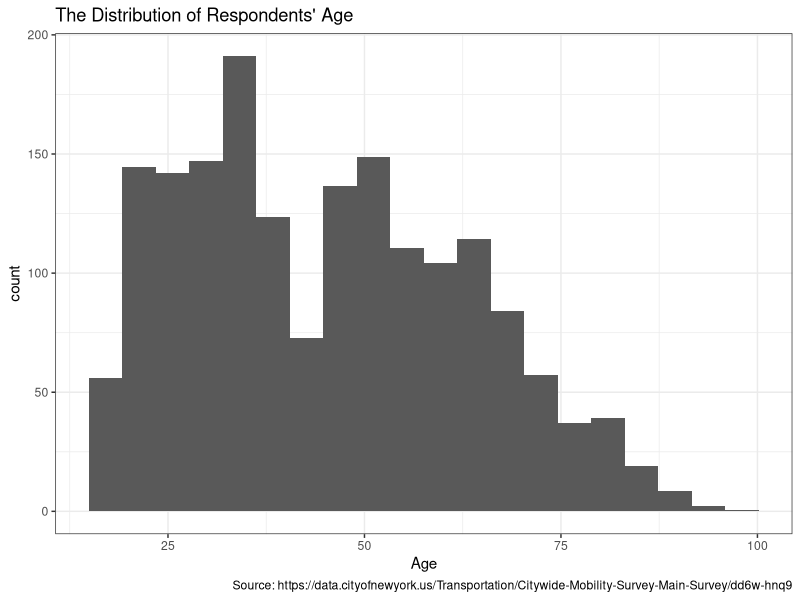
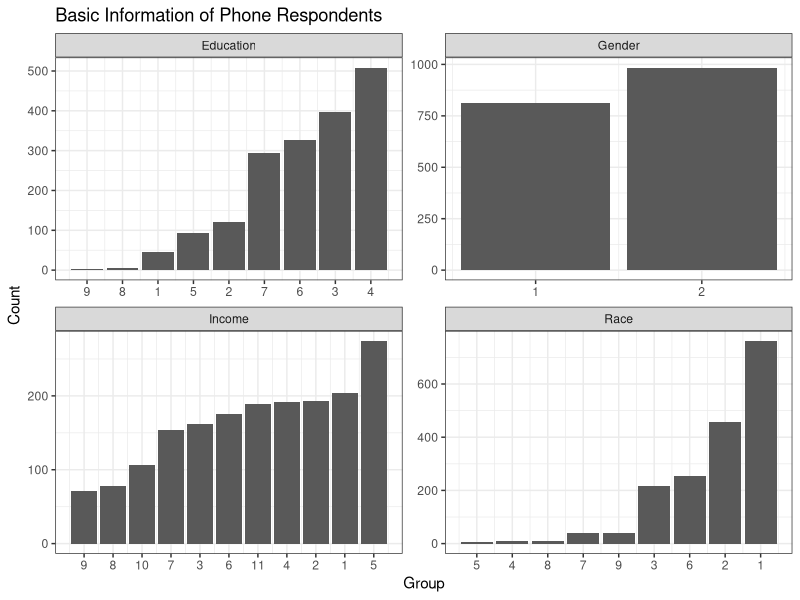
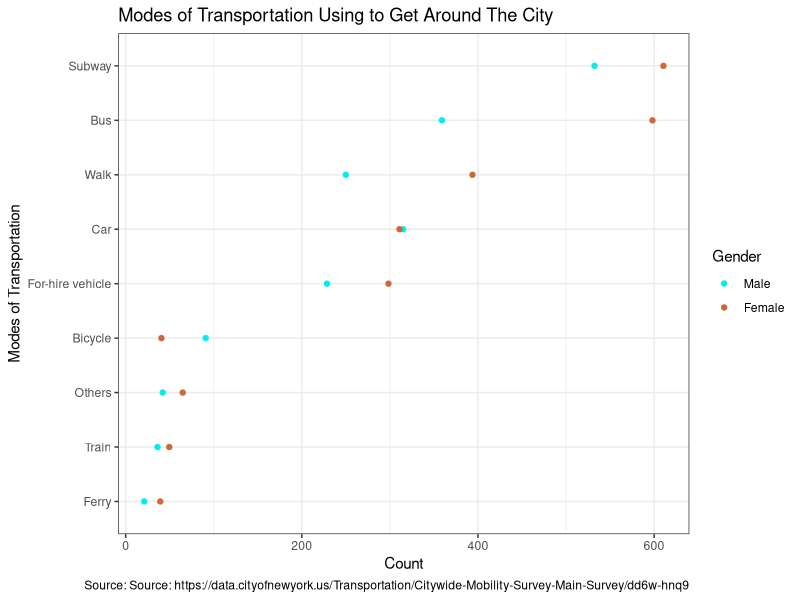
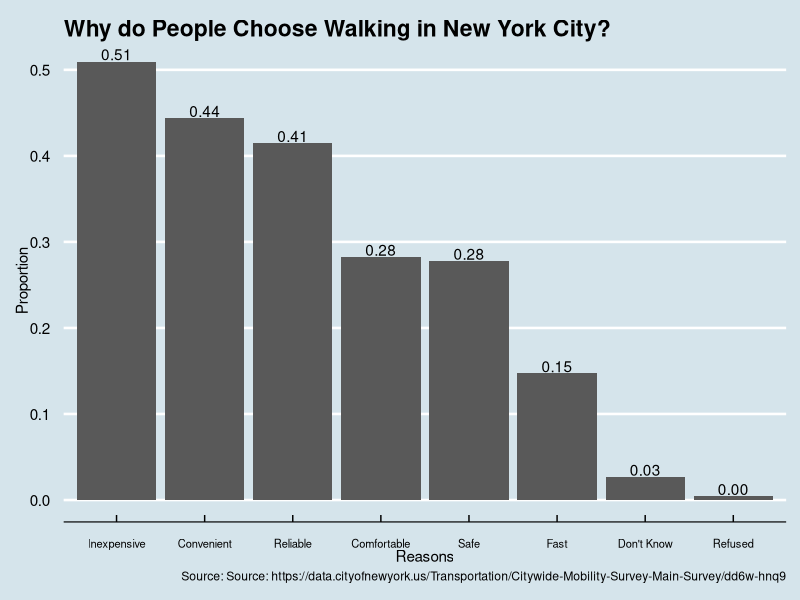
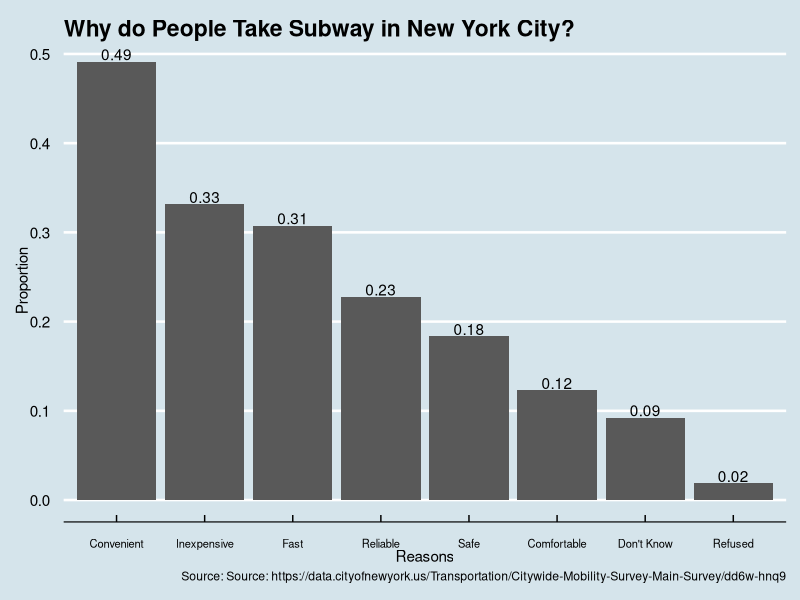
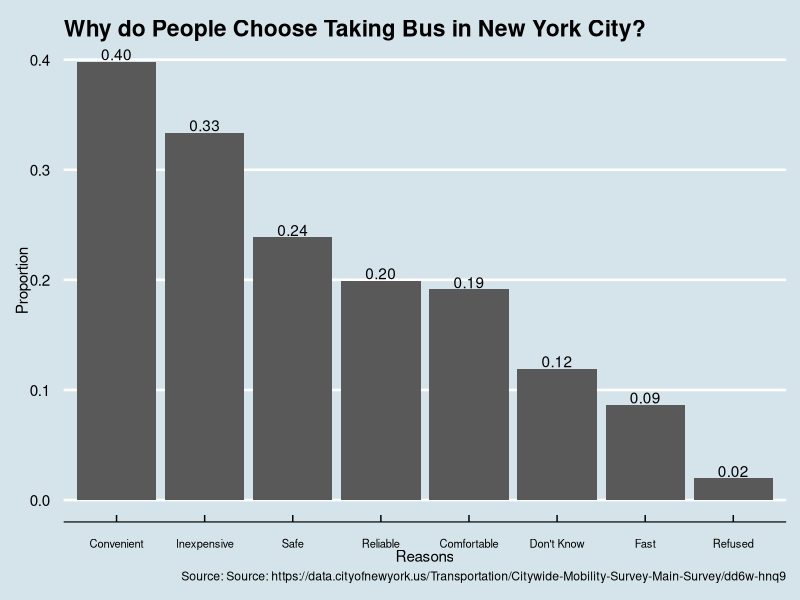

Write the R code that produced these figures, in order.
## ---- chunk 1
library(tidyverse)

# Import the raw dataset.
raw_data <- read.csv("data/raw_survey_data.csv") %>%
  # Filter out the observations obtained via online survey.
  filter(Job == 1 & qgender %in% c(1, 2))  
raw_data1 <- raw_data[,-c(1:5)]  # Remove the columns we do not need.
cols <- c(3, 5, 9, 10)
raw_data1[c(3, 5, 9, 10)] <- lapply(raw_data1[cols], factor)

# Select columns containing basic information of respondents.
subset1 <- subset(raw_data1, select = c(3, 5, 9, 10, 445))
colnames(subset1) <- c("Gender", "Race", "Education", "Income", "weight")

# Plot the distribution of respondents' age.
raw_data1 %>%
  filter(qage != 999) %>%
  ggplot(aes(qage, weight = allwt)) + 
  geom_histogram(bins = 20) +
  labs(x = "Age", title = "The Distribution of Respondents' Age", 
       caption = "Source: https://data.cityofnewyork.us/Transportation/Citywide-Mobility-Survey-Main-Survey/dd6w-hnq9") +
  theme_bw()

# Tidy data and reorder the factors.
subset1 <- subset1 %>%
  gather(key = "Info", value = "group", -weight)

subset1 <- subset1 %>%
  group_by(Info, group) %>%
  summarise(weighted = sum(weight)) %>%
  ungroup() %>%
  arrange(Info, weighted) %>%
  mutate(order = row_number())

# Visualize other basic information.
ggplot(subset1, aes(order, weighted)) +
  geom_bar(stat = "identity", show.legend = FALSE) +
  facet_wrap(. ~ Info, scales = "free") +
  scale_x_continuous(breaks = subset1$order,
                     labels = subset1$group) +
  ggtitle("Basic Information of Phone Respondents") +
  xlab("Group") +
  ylab("Count") +
  theme_bw(11)
## ---- chunk 2
# Age & Travel habits
df1 <- subset(raw_data1, select = c(1, 3, 4, 18:43, 445))
colnames(df1) <- c("id", "Gender", "Age", "Walk", "Subway", "Local bus", 
                   "Select bus service", "Express bus", "Path train", 
                   "Staten island ferry", "Other ferry", "Commuter rail", 
                   "Paratransit/ Access-a-ride", "Personal car", "Carshare", 
                   "Carpool", "Motorcycle", "Yellow taxi", "Green taxi", 
                   "Ride-hail service", "Shared-ride service", "Car service", 
                   "Community van/ dollar van", "Personal bicycle", "Citi Bike", 
                   "Electric bicycle", "Other", "Don’t know", "Refused", "weight")

df1 <- df1 %>%
  mutate(Walk = Walk * weight,
         Subway = Subway * weight,
         `Local bus` = `Local bus` * weight,
         `Select bus service` = `Select bus service` * weight,
         `Express bus` = `Express bus` * weight,
         `Path train` = `Path train` * weight,
         `Staten island ferry` = `Staten island ferry` * weight,
         `Other ferry` = `Other ferry` * weight,
         `Commuter rail` = `Commuter rail` * weight,
         `Paratransit/ Access-a-ride` = `Paratransit/ Access-a-ride` * weight,
         `Personal car` = `Personal car` * weight,
         Carshare = Carshare * weight,
         Carpool = Carpool * weight,
         Motorcycle = Motorcycle * weight,
         `Yellow taxi` = `Yellow taxi` * weight,
         `Green taxi` = `Green taxi` * weight,
         `Ride-hail service` = `Ride-hail service` * weight,
         `Shared-ride service` = `Shared-ride service` * weight,
         `Car service` = `Car service` * weight,
         `Community van/ dollar van` = `Community van/ dollar van` * weight,
         `Personal bicycle` = `Personal bicycle` * weight,
         `Citi Bike` = `Citi Bike` * weight,
         `Electric bicycle` = `Electric bicycle` * weight,
         Other = Other * weight,
         `Don’t know` = `Don’t know` * weight,
         Refused = Refused * weight)

df1 <- df1[-c(30)] %>%
  gather(key = "Transportation", value = "Value", -c(id, Gender, Age))

df1$Transportation[df1$Transportation == "Local bus"] <- "Bus"
df1$Transportation[df1$Transportation %in% 
                     c("Local bus", "Select bus service", 
                       "Express bus")] <- "Bus"
df1$Transportation[df1$Transportation %in% 
                     c("Path train", "Commuter rail")] <- "Train"
df1$Transportation[df1$Transportation %in% 
                     c("Staten island ferry", 
                       "Other ferry")] <- "Ferry"
df1$Transportation[df1$Transportation %in%
                     c("Paratransit/ Access-a-ride", "Yellow taxi", 
                       "Green taxi", "Ride-hail service", 
                       "Shared-ride service", 
                       "Car service", 
                      "Community van/ dollar van")] <- "For-hire vehicle"
df1$Transportation[df1$Transportation %in% 
                     c("Personal car", "Carshare", 
                       "Carpool", "Motorcycle")] <- "Car"
df1$Transportation[df1$Transportation %in% 
                     c("Personal bicycle", "Citi Bike", 
                       "Electric bicycle")] <- "Bicycle"
df1$Transportation[df1$Transportation %in% 
                     c("Other", "Don’t know", "Refused")] <- "Others"


#df1$Gender[df1$Gender %in% c("1")] <- "Male"

#df1$Gender[df1$Gender == "2"] <- "Female"
df1$age <- cut(df1$Age, breaks = c(0, 14, 24, 54, 64, 100, 999), 
               labels=c("0-14","15-24","25-54", 
                        "55-64", ">65", "Refused"))

df1 <- df1 %>%
  group_by(Gender, Transportation) %>%
  summarise(weighted = sum(Value)) %>%
  ungroup()

ggplot(df1, aes(x = weighted, y = reorder(Transportation, weighted), color = Gender)) +
  geom_point(size = 1.5) +
  labs(title = "Modes of Transportation Using to Get Around The City",
       caption = "Source: Source: https://data.cityofnewyork.us/Transportation/Citywide-Mobility-Survey-Main-Survey/dd6w-hnq9", 
       x = "Count", y = "Modes of Transportation") + 
  scale_color_manual(labels = c("Male", "Female"), values = c("cyan2", "sienna3"))+
  theme_bw(11)
## ---- chunk 3
rawfile <- read.csv("data/raw_survey_data.csv")
df_reason <- rawfile %>% select(c(2,200:454))%>%
  select(c(1,61:116,252))%>%
  na.omit()

names(df_reason)[2:58] <- c("Walking Convenient","Walking Reliable","Walking Fast","Walking Inexpensive","Walking Safe","Walking Comfortable","Walking Don't know","Walking Refused","Subway Convenient","Subway Reliable","Subway Fast", "Subway Inexpensive","Subway Safe","Subway Comfortable","Subway Don't know","Subway Refused","Bus Convenient","Bus Reliable","Bus Fast","Bus Inexpensive","Bus Safe","Bus Comfortable","Bus Don't know","Bus Refused","Cars Convenient","Cars Reliable","Cars Fast","Cars Inexpensive","Cars Safe","Cars Comfortable","Cars Don't know","Cars Refused","Taxis  Convenient","Taxis  Reliable","Taxis  Fast","Taxis  Inexpensive","Taxis  Safe","Taxis  Comfortable","Taxis  Don't know","Taxis  Refused","Ride-hail services Convenient","Ride-hail services Reliable","Ride-hail services Fast","Ride-hail services Inexpensive","Ride-hail services Safe","Ride-hail services Comfortable","Ride-hail services Don't know","Ride-hail services Refused","Bicycling Convenient","Bicycling Reliable","Bicycling Fast","Bicycling Inexpensive","Bicycling Safe","Bicycling Comfortable","Bicycling Don't know","Bicycling Refused","weight")
## ---- chunk 4
library(ggthemes)
df_walk <- df_reason[c(1:9,58)]
names(df_walk)[c(2:9)] <- c("Convenient","Reliable","Fast","Inexpensive","Safe","Comfortable","Don't Know" , "Refused")
df_walk <- df_walk %>% gather(key = variable, value, -c(weight,UniqueID))
df_walk['value_weighted'] <- df_walk['value'] * df_walk['weight']
df_walk_group <- df_walk %>% 
  group_by(variable)%>%
  summarise(response = sum(value_weighted), total = sum(weight))%>%
  mutate(prop = response/total)

ggplot(df_walk_group, aes(reorder(variable,-prop),prop))+
  geom_col()+
  ggtitle("Why do People Choose Walking in New York City?") +
  xlab("Reasons") +
  ylab("Proportion") +
  labs(caption = "Source: Source: https://data.cityofnewyork.us/Transportation/Citywide-Mobility-Survey-Main-Survey/dd6w-hnq9") +
  geom_text(aes(label=format(round(prop, 2), nsmall = 2)),vjust=-0.1)+
  theme_economist()+
  theme(axis.text.x = element_text(size = 8))
## ---- chunk 5
df_subway <- df_reason[c(1,10:17,58)]
names(df_subway)[c(2:9)] <- c("Convenient","Reliable","Fast","Inexpensive","Safe","Comfortable","Don't Know" , "Refused")
df_subway <- df_subway %>% gather(key = variable, value, -c(weight,UniqueID))
df_subway['value_weighted'] <- df_subway['value'] * df_subway['weight']
df_subway_group <- df_subway %>% 
  group_by(variable)%>%
  summarise(response = sum(value_weighted), total = sum(weight))%>%
  mutate(prop = response/total)

ggplot(df_subway_group, aes(reorder(variable,-prop),prop))+
  geom_col()+
  ggtitle("Why do People Take Subway in New York City?") +
  xlab("Reasons") +
  ylab("Proportion") +
  geom_text(aes(label=format(round(prop, 2), nsmall = 2)),vjust=-0.1)+
  labs(caption = "Source: Source: https://data.cityofnewyork.us/Transportation/Citywide-Mobility-Survey-Main-Survey/dd6w-hnq9") +
  theme_economist()+
  theme(axis.text.x = element_text(size = 8))
## ---- chunk 6
df_bus <- df_reason[c(1,18:25,58)]
names(df_bus)[c(2:9)] <- c("Convenient","Reliable","Fast","Inexpensive","Safe","Comfortable","Don't Know" , "Refused")
df_bus <- df_bus %>% gather(key = variable, value, -c(weight,UniqueID))
df_bus['value_weighted'] <- df_bus['value'] * df_bus['weight']
df_bus_group <- df_bus %>% 
  group_by(variable)%>%
  summarise(response = sum(value_weighted), total = sum(weight))%>%
  mutate(prop = response/total)

ggplot(df_bus_group, aes(reorder(variable,-prop),prop))+
  geom_col()+
  ggtitle("Why do People Choose Taking Bus in New York City?") +
  xlab("Reasons") +
  ylab("Proportion") +
  geom_text(aes(label=format(round(prop, 2), nsmall = 2)),vjust=-0.1)+
  labs(caption = "Source: Source: https://data.cityofnewyork.us/Transportation/Citywide-Mobility-Survey-Main-Survey/dd6w-hnq9") +
  theme_economist()+
  theme(axis.text.x = element_text(size = 8))
